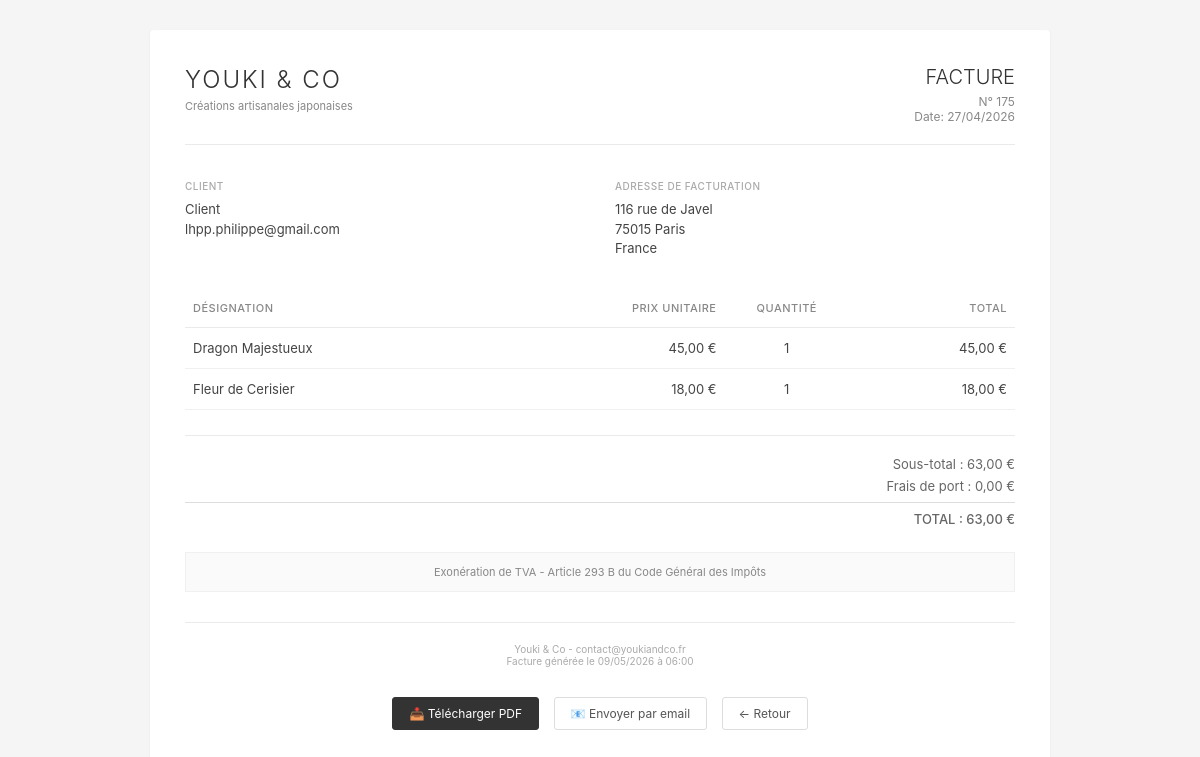
Screenshot of /facture.php?id=175 with the database file from the repository.
### tables this page shows
CREATE TABLE `Commande` (
  `idCommande` bigint NOT NULL,
  `idClient` bigint NOT NULL,
  `idAdresseLivraison` bigint NOT NULL,
  `idAdresseFacturation` bigint DEFAULT NULL,
  `dateCommande` datetime NOT NULL,
  `modeReglement` varchar(200) NOT NULL DEFAULT 'CB',
  `delaiLivraison` date NOT NULL,
  `fraisDePort` double NOT NULL,
  `montantTotal` double NOT NULL,
  `statut` varchar(20) NOT NULL DEFAULT 'en_attente',
  `statut_paiement` enum('en_attente','payee','echec','annulee','rembourse') DEFAULT 'en_attente',
  `idPaiement` int DEFAULT NULL
);

CREATE TABLE `Client` (
  `idClient` bigint NOT NULL,
  `email` varchar(50) NOT NULL,
  `motDePasse` varchar(1000) DEFAULT NULL,
  `nom` varchar(50) NOT NULL,
  `prenom` varchar(50) NOT NULL,
  `telephone` varchar(20) DEFAULT NULL,
  `email_confirme` tinyint(1) DEFAULT '0',
  `token_confirmation` varchar(64) DEFAULT NULL,
  `token_expires` datetime DEFAULT NULL,
  `type` enum('temporaire','permanent') DEFAULT 'temporaire',
  `date_creation` datetime DEFAULT CURRENT_TIMESTAMP,
  `session_id` varchar(128) DEFAULT NULL
);

CREATE TABLE `Adresse` (
  `idAdresse` bigint NOT NULL,
  `idClient` bigint NOT NULL,
  `nom` varchar(50) NOT NULL,
  `prenom` varchar(50) NOT NULL,
  `adresse` varchar(50) NOT NULL,
  `codePostal` varchar(50) NOT NULL,
  `ville` varchar(50) NOT NULL,
  `pays` varchar(50) NOT NULL,
  `telephone` varchar(50) NOT NULL,
  `instructions` varchar(255) DEFAULT NULL,
  `societe` varchar(50) DEFAULT NULL,
  `type` varchar(20) DEFAULT 'livraison',
  `dateCreation` datetime DEFAULT CURRENT_TIMESTAMP
);

CREATE TABLE `LigneCommande` (
  `idLigneCommande` bigint NOT NULL,
  `idCommande` bigint NOT NULL,
  `idOrigami` bigint NOT NULL,
  `quantite` int NOT NULL,
  `prixUnitaire` double NOT NULL
);

CREATE TABLE `Origami` (
  `idOrigami` bigint NOT NULL,
  `nom` varchar(50) NOT NULL,
  `description` varchar(300) NOT NULL,
  `photo` varchar(300) NOT NULL,
  `prixHorsTaxe` double NOT NULL,
  `date_modification` datetime DEFAULT NULL,
  `niveau_difficulte` varchar(50) DEFAULT NULL,
  `visible` tinyint(1) DEFAULT '1'
);

### facture.php (the view, shortened to what this page needs)
<?php
require_once 'config.php';
try {
    $pdo = new PDO("mysql:host=$host;dbname=$dbname;charset=utf8", $username, $password);
    $pdo->setAttribute(PDO::ATTR_ERRMODE, PDO::ERRMODE_EXCEPTION);
} catch (PDOException $e) {
    die("Erreur connexion BD: " . $e->getMessage());
}
$idCommande = $_GET['id'] ?? $_POST['id_commande'] ?? null;
function afficherFactureHTML($pdo, $idCommande) {
    try {
        $stmt = $pdo->prepare("
            SELECT
                c.idCommande,
                c.dateCommande,
                c.montantTotal,
                c.fraisDePort,
                c.statut,
                cl.nom as client_nom,
                cl.prenom as client_prenom,
                cl.email as client_email,
                a_fact.adresse as adresse_facturation,
                a_fact.codePostal as cp_facturation,
                a_fact.ville as ville_facturation,
                a_fact.pays as pays_facturation
            FROM Commande c
            JOIN Client cl ON c.idClient = cl.idClient
            JOIN Adresse a_fact ON c.idAdresseFacturation = a_fact.idAdresse
            WHERE c.idCommande = ?
        ");
        $stmt->execute([$idCommande]);
        $commande = $stmt->fetch(PDO::FETCH_ASSOC);
        $stmt = $pdo->prepare("
            SELECT
                lc.quantite,
                lc.prixUnitaire,
                (lc.quantite * lc.prixUnitaire) as total_ligne,
                o.nom as produit_nom
            FROM LigneCommande lc
            JOIN Origami o ON lc.idOrigami = o.idOrigami
            WHERE lc.idCommande = ?
        ");
        $stmt->execute([$idCommande]);
        $articles = $stmt->fetchAll(PDO::FETCH_ASSOC);
        $sousTotal = 0;
        foreach ($articles as $article) {
            $sousTotal += $article['total_ligne'];
        }
        $totalGeneral = $sousTotal + $commande['fraisDePort'];
        ?>
        <!DOCTYPE html>
        <html lang="fr">
        <head>
        </head>
        <body>
            <div class="container">
                <div class="invoice">
                    <div class="header">
                        <div class="company">
                            <h1>YOUKI & CO</h1>
                            <p>Créations artisanales japonaises</p>
                        </div>
                        <div class="invoice-info">
                            <h2>FACTURE</h2>
                            <p>N° <?= $idCommande ?><br>Date: <?= date('d/m/Y', strtotime($commande['dateCommande'])) ?></p>
                        </div>
                    </div>
                    <div class="client-section">
                        <div class="address">
                            <h3>Client</h3>
                            <p><?= htmlspecialchars($commande['client_prenom'] . ' ' . $commande['client_nom']) ?><br>
                            <?= htmlspecialchars($commande['client_email']) ?></p>
                        </div>
                        <div class="address">
                            <h3>Adresse de facturation</h3>
                            <p><?= htmlspecialchars($commande['adresse_facturation']) ?><br>
                            <?= htmlspecialchars($commande['cp_facturation'] . ' ' . $commande['ville_facturation']) ?><br>
                            <?= htmlspecialchars($commande['pays_facturation']) ?></p>
                        </div>
                    </div>
                    <table>
                        <thead>
                            <tr>
                                <th class="col-produit">Désignation</th>
                                <th class="col-prix">Prix unitaire</th>
                                <th class="col-qte">Quantité</th>
                                <th class="col-total">Total</th>
                            </tr>
                        </thead>
                        <tbody>
                            <?php foreach ($articles as $article): ?>
                            <tr>
                                <td class="col-produit"><?= htmlspecialchars($article['produit_nom']) ?></td>
                                <td class="col-prix"><?= number_format($article['prixUnitaire'], 2, ',', ' ') ?> €</td>
                                <td class="col-qte"><?= $article['quantite'] ?></td>
                                <td class="col-total"><?= number_format($article['total_ligne'], 2, ',', ' ') ?> €</td>
                            </tr>
                            <?php endforeach; ?>
                        </tbody>
                    </table>
                    <div class="totals">
                        <p>Sous-total : <?= number_format($sousTotal, 2, ',', ' ') ?> €</p>
                        <p>Frais de port : <?= number_format($commande['fraisDePort'], 2, ',', ' ') ?> €</p>
                        <p class="grand-total">TOTAL : <?= number_format($totalGeneral, 2, ',', ' ') ?> €</p>
                    </div>
                    <div class="legal-mention">
                        Exonération de TVA - Article 293 B du Code Général des Impôts
                    </div>
                    <div class="footer">
                        Youki & Co - contact@youkiandco.fr<br>
                        Facture générée le <?= date('d/m/Y à H:i') ?>
                    </div>
                    <div class="actions">
                        <a href="facture.php?format=pdf&id=<?= $idCommande ?>" class="btn btn-primary">📥 Télécharger PDF</a>
                        <a href="envoi.php?id=<?= $idCommande ?>" class="btn">📧 Envoyer par email</a>
                        <a href="index.html" class="btn">← Retour</a>
                    </div>
                </div>
            </div>
        </body>
        </html>
        <?php
    } catch (Exception $e) {
        echo "<div style='padding:20px;color:#721c24;background:#f8d7da'>Erreur: " . htmlspecialchars($e->getMessage()) . "</div>";
    }
}
afficherFactureHTML($pdo, $idCommande);
?>

### facture.php (style rules this page uses)
* { margin: 0; padding: 0; box-sizing: border-box; }
body { font-family: -apple-system, BlinkMacSystemFont, 'Segoe UI', Roboto, sans-serif; background: #f5f5f5; padding: 30px 20px; }
.container { max-width: 900px; margin: 0 auto; background: white; border-radius: 4px; box-shadow: 0 1px 3px rgba(0,0,0,0.05); }
.invoice { padding: 35px; }
.header { display: flex; justify-content: space-between; margin-bottom: 35px; border-bottom: 1px solid #eaeaea; padding-bottom: 20px; }
.company h1 { font-size: 24px; font-weight: 300; letter-spacing: 2px; color: #333; margin-bottom: 5px; }
.company p { color: #888; font-size: 11px; }
.invoice-info { text-align: right; }
.invoice-info h2 { font-size: 20px; font-weight: 300; color: #333; margin-bottom: 5px; }
.invoice-info p { color: #888; font-size: 12px; }
.client-section { display: grid; grid-template-columns: repeat(2, 1fr); gap: 30px; margin-bottom: 30px; }
.address h3 { font-size: 10px; text-transform: uppercase; letter-spacing: 0.5px; color: #aaa; margin-bottom: 8px; font-weight: 500; }
.address p { font-size: 13px; color: #444; line-height: 1.5; }
table { width: 100%; border-collapse: collapse; margin: 25px 0; }
th { text-align: left; padding: 12px 8px; border-bottom: 1px solid #eaeaea; color: #888; font-weight: 500; font-size: 11px; text-transform: uppercase; letter-spacing: 0.5px; }
td { padding: 12px 8px; border-bottom: 1px solid #f0f0f0; color: #444; font-size: 13px; }
.col-produit { width: 45%; }
.col-prix { width: 20%; text-align: right; }
.col-qte { width: 15%; text-align: center; }
.col-total { width: 20%; text-align: right; }
.totals { text-align: right; margin-top: 25px; padding-top: 20px; border-top: 1px solid #eaeaea; }
.totals p { margin-bottom: 6px; color: #666; font-size: 13px; }
.grand-total { font-size: 16px; font-weight: 500; color: #333; margin-top: 8px; padding-top: 8px; border-top: 1px solid #ddd; }
.legal-mention { margin: 25px 0; padding: 12px; background: #fafafa; color: #888; font-size: 11px; text-align: center; border: 1px solid #f0f0f0; }
.footer { margin-top: 30px; padding-top: 20px; border-top: 1px solid #eaeaea; text-align: center; color: #aaa; font-size: 10px; }
.actions { margin-top: 30px; text-align: center; }
.btn { display: inline-block; padding: 8px 16px; margin: 0 5px; background: white; border: 1px solid #ddd; border-radius: 3px; color: #555; text-decoration: none; font-size: 12px; transition: all 0.2s; }
.btn-primary { background: #333; border-color: #333; color: white; }

### rows the page displays
commande: dateCommande "27/04/2026", idClient.nom "Client", idClient.email "lhpp.philippe@gmail.com", idAdresseFacturation.adresse "116 rue de Javel", idAdresseFacturation.ville "75015 Paris", idAdresseFacturation.pays "France", fraisDePort "0,00", fraisDePort "63,00"
lignecommande: idOrigami.nom "Dragon Majestueux", prixUnitaire "45,00", quantite "1", total_ligne "45,00"
lignecommande: idOrigami.nom "Fleur de Cerisier", prixUnitaire "18,00", quantite "1", total_ligne "18,00"

### other values shown
$idCommande "175"
$sousTotal "63,00"
